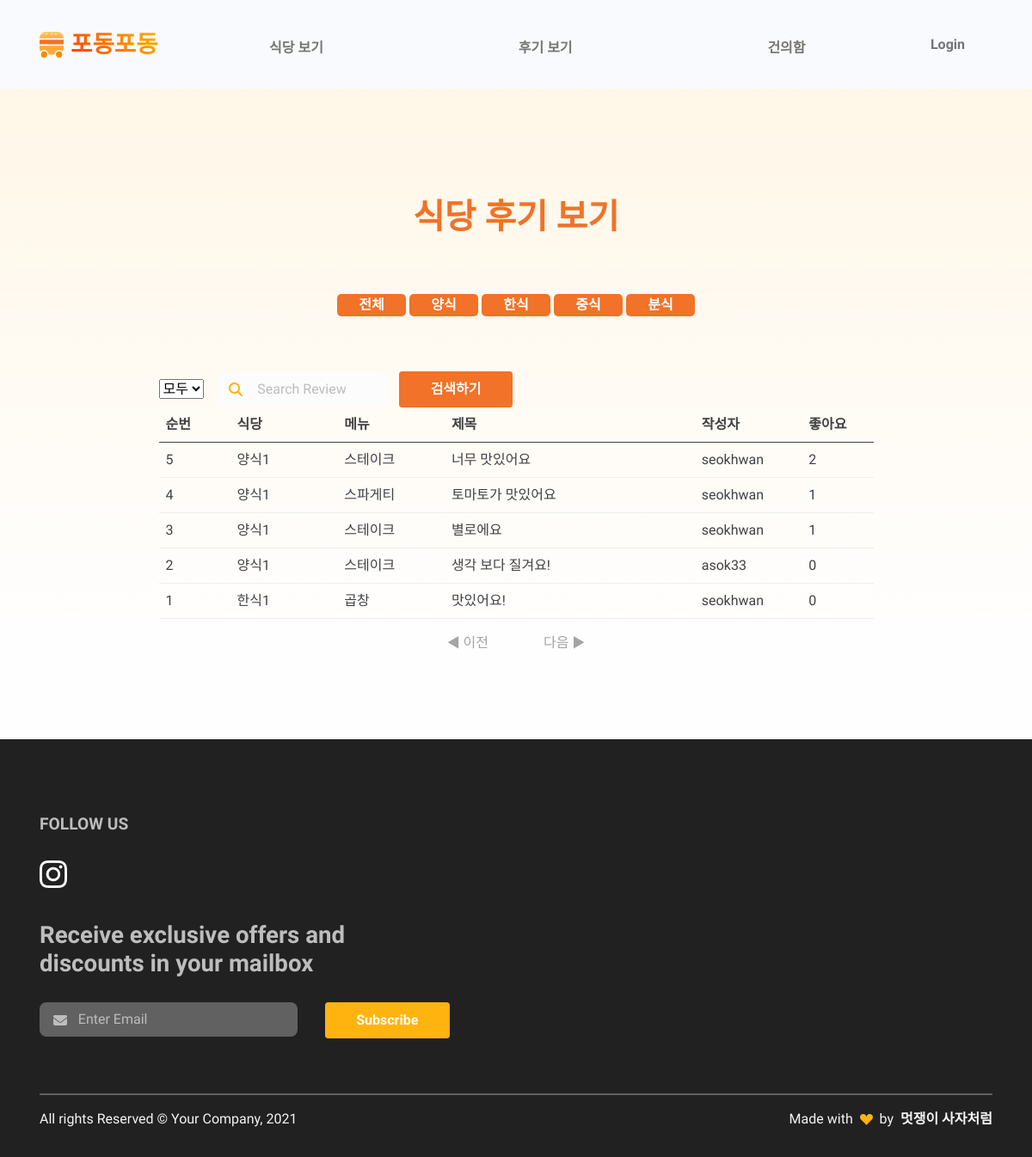
The page /review/ on the database as committed earlier.
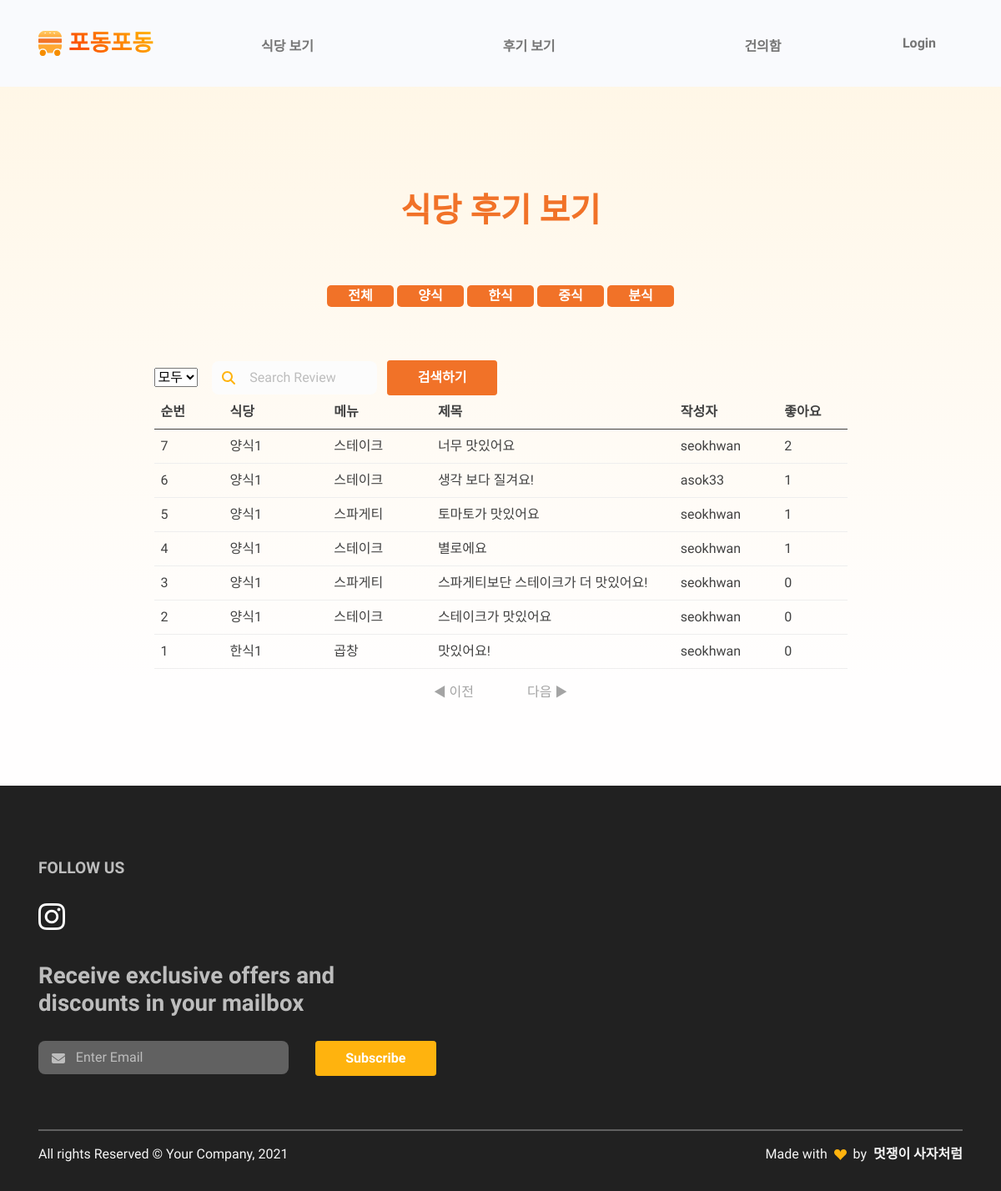
The same page on the database as committed later.
### restaurant/models.py (models this page shows, shortened)
class Category(models.Model):
    id = models.AutoField(primary_key=True)
    name = models.CharField(max_length=20)

class Comment(models.Model):
    id = models.AutoField(primary_key=True)
    restaurant = models.ForeignKey(Restaurant, on_delete=models.CASCADE)
    menu = models.ForeignKey(FoodMenu, on_delete=models.CASCADE)
    content = models.TextField()
    thumbnail = models.ImageField(upload_to='comment/', blank=True)
    created_at = models.DateTimeField(auto_now_add=True)
    like_users = models.ManyToManyField(settings.AUTH_USER_MODEL, blank=True, related_name="like_comments")
    hate_users = models.ManyToManyField(settings.AUTH_USER_MODEL, blank=True, related_name="hate_comments")
    user = models.ForeignKey(settings.AUTH_USER_MODEL, on_delete=models.CASCADE, null=True)

class Restaurant(models.Model):
    id = models.AutoField(primary_key=True)
    category = models.ForeignKey(Category, on_delete=models.CASCADE)
    name = models.CharField(max_length=30)
    location = models.CharField(max_length=100)
    phone_number = models.CharField(max_length=15)
    business_open_hour = models.CharField(max_length=30)
    business_close_hour = models.CharField(max_length=30)
    thumbnail = models.ImageField(upload_to='images/', blank=True)
    follow_users = models.ManyToManyField(settings.AUTH_USER_MODEL, blank=True, related_name="follow_restaurants")

class FoodMenu(models.Model):
    id = models.AutoField(primary_key=True)
    restaurant = models.ForeignKey(Restaurant, on_delete=models.CASCADE)
    name = models.CharField(max_length=20)
    price = models.CharField(max_length=20)
    thumbnail = models.ImageField(upload_to='images/', blank=True)
    def __str__(self):
        return self.name

### review/views.py (the view)
# urls.py: path('review/', include('review.urls')),
def review(request):
    reviews = Comment.objects.all().annotate(like_count = Count('like_users')).order_by("-like_count", "-created_at")
    category = Category.objects.all()
    user = request.user
    paginator = Paginator(reviews, 10)
    page = request.GET.get("page") or 1
    pages = pages = paginator.get_page(page)
    context = {
        'reviews':reviews,
        'user':user,
        'category':category,
        'pages':pages,
    }
    return render(request, "review.html",context)

### review/templates/review.html (shortened to what this page needs)
{% extends 'base.html' %} {% load static %} {% block content %}
<section class="py-0 bg-primary-gradient">
    <div class="container">
      <div class="row justify-content-center g-0">
        <div class="col-xl-9">
          <div class="col-lg-6 text-center mx-auto mb-3 mb-md-5 mt-4">
            <h5 class="fw-bold text-danger fs-3 fs-lg-5 lh-sm my-6" style="margin-top:8rem !important;">식당 후기 보기</h5>
          </div>
          <div class="col-lg-7 mx-auto text-center mb-6">
                <div class="responsive">
                  <button class="bnt btn-danger" onclick="location.href='{% url 'review:review' %}'">전체</button>
                  {% for category in category %}
                    <button class="bnt btn-danger" onclick="location.href='{% url 'review:filter' category.id %}'">{{category.name}}</button>
                  {% endfor %}
                </div>
          </div>
          <form action="{% url 'review:SearchReview' %}" method="GET" class="row gx-2 gy-2 align-items-center">
            <div class="col-lg-1">
            <select name="category" id="category">
              <option value = "all" selected>모두</option>
            </select>
            </div>
            <div class="col-lg-3 input-group-icon pe-2">
              <i class="fas fa-search input-box-icon text-primary"></i>
              <input
                class="col-lg-3 form-control border-0 input-box bg-100"
                type="search"
                placeholder="Search Review"
                aria-label="Search"
                name="search_key"
                id="search_key"
                value="{{ search_key }}"
              />
            </div>
            <div class="d-grid gap-3 col-lg-2">
              <button class="btn btn-danger" type="submit">
                검색하기
              </button>
            </div>
          </form>
          <table class="table">
            <thead>
                <tr class="thead">
                    <th width=10%>순번</th>
                    <th width=15%>식당</th>
                    <th width=15%>메뉴</th>
                    <th width=35%>제목</th>
                    <th width=15%>작성자</th>
                    <th>좋아요</th>
                </tr>
            </thead>
            <tbody>
            {% for review in reviews %}
                <tr onclick="location.href='{% url 'restaurant:restaurant_detail' review.restaurant.id %}'">
                    <td>{{ forloop.revcounter }}</td>
                    <td>{{review.restaurant.name}}</td>
                    <td>{{review.menu}}</td>
                    <td>{{review.content}}</td>
                    <td>{{review.user}}</td>
                    <td>{{review.like_users.count}}</td>
                </tr>
            {% endfor %}
            </tbody>
          </table>
        </div>
      </div>
    </div>
  </section>
  <div class="page middle">
    {% if pages.has_previous %}
    <a href="?page={{pages.previous_page_number}}" class="page_click active">◀ 이전</a>
    {% else %}
    <a class="page_click nonactive">◀ 이전</a>
    {% endif %}
    {% if pages.has_next %}
    <a href="?page={{pages.next_page_number}}" class="page_click active">다음 ▶</a>
    {% else %}
    <a class="page_click nonactive">다음 ▶</a>
    {% endif %}
</div>
{% endblock %}

### podongpodong/templates/base.html (shortened to what this page needs)
{% load static %}
<!DOCTYPE html>
<html lang="ko">
  {% include 'head.html' %}
  <body>
    {% include 'header.html' %} {% block content %} {% endblock %}
    {% include 'footer.html' %}
  </body>
</html>

### podongpodong/templates/head.html (shortened to what this page needs)
{% load static %}
<head>
  {% load static %}
  <link href="{% static 'css/theme.css' %}" rel="stylesheet" />
  <link
    rel="stylesheet"
    href="https://cdn.jsdelivr.net/npm/bootstrap-icons@1.5.0/font/bootstrap-icons.css"
  />
  <link rel="stylesheet" type="text/css" href="http://kenwheeler.github.io/slick/slick/slick.css" />
  <link rel="stylesheet" type="text/css" href="http://kenwheeler.github.io/slick/slick/slick-theme.css" />
  <link rel = 'stylesheet' href = "{% static 'css/board.css'%}">
</head>

### podongpodong/templates/header.html (shortened to what this page needs)
{% load static %}
<link rel="stylesheet" href="{% static 'css/components/header.css' %}" />
<nav
  class="navbar navbar-expand-lg navbar-light bg-light fixed-top"
  data-navbar-on-scroll="data-navbar-on-scroll"
>
  <div class="container">
    <a class="navbar-brand d-inline-flex" href="{% url 'main' %}">
      <img
        class="d-inline-block"
        src="{% static 'img/gallery/logo.svg' %}"
        alt="logo"
      />
      <span class="text-1000 fs-3 fw-bold ms-2 text-gradient">
        포동포동
      </span>
    </a>
    <div
      class="collapse navbar-collapse border-top border-lg-0 my-2 mt-lg-0"
      id="navbarSupportedContent"
    >
      <div class="mx-auto pt-5 pt-lg-0 d-block d-lg-none d-xl-block">
        <p class="mb-0 fw-bold text-lg-center mt-3">
          <a class="nav-link nav_item d-inline-flex" href="{% url 'restaurant:restaurant_list' %}">식당 보기</a>
        </p>
      </div>
      <div class="mx-auto pt-5 pt-lg-0 d-block d-lg-none d-xl-block">
        <p class="mb-0 fw-bold text-lg-center mt-3">
          <a class="nav-link nav_item" href="{% url 'review:review' %}">후기 보기</a>
        </p>
      </div>
      <div
        class="dropdown mx-auto pt-5 pt-lg-0 d-block d-lg-none d-xl-block"
      >
        <p class="nav-link nav_item dropbtn nav_item mb-0 fw-bold text-lg-center mt-3">
          건의함
        </p>
      </div>
      <form class="d-flex mt-4 mt-lg-0 ms-lg-auto ms-xl-0">
        {% if user.is_authenticated %}
          <div class="dropdown nav-link mx-auto pt-5 pt-lg-0 d-block d-lg-none d-xl-block">
            <p class="dropbtn nav_item mb-0 fw-bold text-lg-center mt-3">
                MY Page
            </p>
            <div class="dropdown-content">
              <a class="dropdown-item" href="{% url 'users:mypage' request.user.id %}">Mypage</a></li>
              <a class="dropdown-item" href="{% url 'account_logout' %}">Logout </a></li>
            </div>
          </div>
        {% else %}
          <div class="dropdown nav-link mx-auto pt-5 pt-lg-0 d-block d-lg-none d-xl-block">
            <p class="dropbtn nav_item mb-0 fw-bold text-lg-center mt-3">
                Login
            </p>
          </div>
          {% endif %}
        </div>
      </div>
</nav>

### podongpodong/templates/footer.html
  <section class="py-0 pt-7 bg-1000">
    <div class="container">
      <div class="row">
        <div class="col-12 col-md-8 col-lg-6 col-xxl-4">
          <h5 class="lh-lg fw-bold text-500">FOLLOW US</h5>
          <div class="text-start my-3">
            <a href="#!">
              <i
                class="bi bi-instagram"
                style="color: white; font-size: 2em;"
              ></i>
            </a>
          </div>
          <h3 class="text-500 my-4">
            Receive exclusive offers and
            <br />
            discounts in your mailbox
          </h3>
          <div class="row input-group-icon mb-5">
            <div class="col-auto">
              <i class="fas fa-envelope input-box-icon text-500 ms-3"></i>
              <input
                class="form-control input-box bg-800 border-0"
                type="email"
                placeholder="Enter Email"
                aria-label="email"
              />
            </div>
            <div class="col-auto">
              <button class="btn btn-primary" type="submit">
                Subscribe
              </button>
            </div>
          </div>
        </div>
      </div>
      <hr class="border border-800" />
      <div class="row flex-center pb-3">
        <div class="col-md-6 order-0">
          <p class="text-200 text-center text-md-start">
            All rights Reserved &copy; Your Company, 2021
          </p>
        </div>
        <div class="col-md-6 order-1">
          <p class="text-200 text-center text-md-end">
            Made with&nbsp;
            <svg
              class="bi bi-suit-heart-fill"
              xmlns="http://www.w3.org/2000/svg"
              width="15"
              height="15"
              fill="#FFB30E"
              viewBox="0 0 16 16"
            >
              <path
                d="M4 1c2.21 0 4 1.755 4 3.92C8 2.755 9.79 1 12 1s4 1.755 4 3.92c0 3.263-3.234 4.414-7.608 9.608a.513.513 0 0 1-.784 0C3.234 9.334 0 8.183 0 4.92 0 2.755 1.79 1 4 1z"
              ></path>
            </svg>
            &nbsp;by&nbsp;
            <a
              class="text-200 fw-bold"
              href="https://themewagon.com/"
              target="_blank"
            >
              멋쟁이 사자처럼
            </a>
          </p>
        </div>
      </div>
    </div>
  </section>

### podongpodong/static/css/components/header.css (style rules this page uses)
.nav_item { transition-duration: 0.3s; }
.dropbtn { padding: 16px; font-size: 16px; border: none; }
.dropdown { position: relative; display: inline-block; }

### review/templates/review.html (style rules this page uses)
.thead { border-bottom:#F17228; }
.bnt { background-color: #F17228; color: white; font-weight: bold; border: none; border-radius: 5px; width: 80px; }
section { margin-top: 100px; min-height: 400px; }
.middle { text-align: center; margin-bottom: 5%; }
.middle a { margin: 20px; padding: 10px; }
.nonactive { color: #a4a4a4; cursor: pointer; }

Rows that differ between the two databases and show on the page:
shown differently, row unchanged: Comment "생각 보다 질겨요!": like_users.count "0" → "1"; moves up the list
added Comment: restaurant.name "양식1", menu "스파게티", content "스파게티보단 스테이크가 더 맛있어요!", user "seokhwan", like_users.count "0"
added Comment: restaurant.name "양식1", menu "스테이크", content "스테이크가 맛있어요", user "seokhwan", like_users.count "0"
